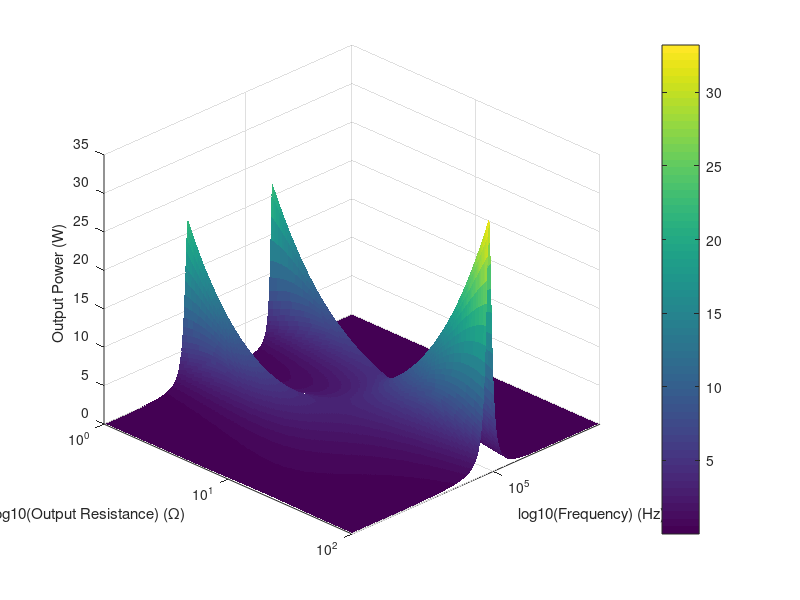

This chart was generated by the following MATLAB code:
%% Define circuit parameters
R1 = 0.072;           % Resistance in Ohms
L1 = 24e-6;           % Inductance in Henry
C1 = 0.1e-6;          % Capacitance in Farads
L2 = 24e-6;           % Inductance in Henry for branch 2
C2 = 100e-9;          % Capacitance in Farads for branch 2
M  = 1.2e-5;          % Mutual inductance in Henry
V1 = 5;               % Source voltage (amplitude)

%% Define frequency and R2 ranges on a logarithmic scale
% Frequency from 50 kHz to 250 kHz:
freq = logspace(log10(50e3), log10(250e3), 500);   
% Output resistance (R2) values from 1 Ohm to 100 Ohm:
R2_vals = logspace(0, log10(100), 200);  

%% Preallocate matrix for power computed at each (R2, freq)
P_R2 = zeros(length(R2_vals), length(freq));

%% Loop over R2 and frequency values
for i = 1:length(R2_vals)
    R2 = R2_vals(i);
    for j = 1:length(freq)
        w = 2*pi*freq(j);  % Angular frequency
        
        % Build the impedance matrix Z
        Z11 = R1 + 1i*w*L1 - 1i/(w*C1);
        Z12 = 1i*w*M;
        Z21 = 1i*w*M;
        Z22 = R2 + 1i*w*L2 - 1i/(w*C2);
        Z = [Z11, Z12; Z21, Z22];
        
        % Solve for the currents [I1; I2]
        I = Z \ [V1; 0];
        I2 = I(2);
        
        % Compute the power dissipated in R2 (assuming RMS values)
        P_R2(i, j) = abs(I2)^2 * R2;
    end
end

%% Create a 3D surface plot with linear power and logarithmic frequency and resistance axes
figure;
surf(freq, R2_vals, P_R2, 'EdgeColor', 'none');
set(gca, 'XScale', 'log', 'YScale', 'log');  % Set frequency and resistance axes to log scale

% Adjust axis labels
xlabel('log10(Frequency) (Hz)');
ylabel('log10(Output Resistance) (Ω)');
zlabel('Output Power (W)');

% Limit frequency axis to 50 kHz - 250 kHz
xlim([50e3, 250e3]);

colorbar;
view(135,30);  % Adjust the view angle for better visualization
